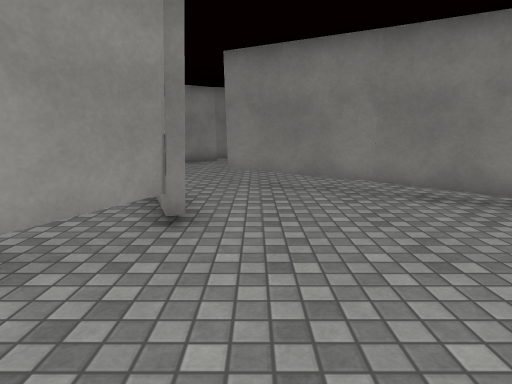
[1] (above)

24 first-person views from a walk through a 3-D level made in the Unity game engine. The camera is 1.3 m above the floor, tilts 10° down and sees 75° across. The floor is counted in squares, 1 m on a side. Each view is taken from the middle of a square. On the plan, view 1 faces up. The plan holds only what a view shows up to about 14 squares ahead; the rest is blank. Some animated figures are not drawn. Surface patterns are stand-ins for the level's own textures.

[2]
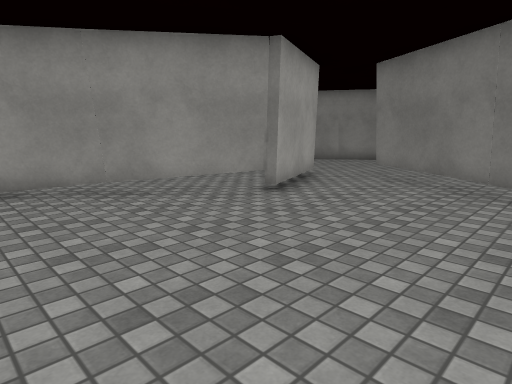

[3]
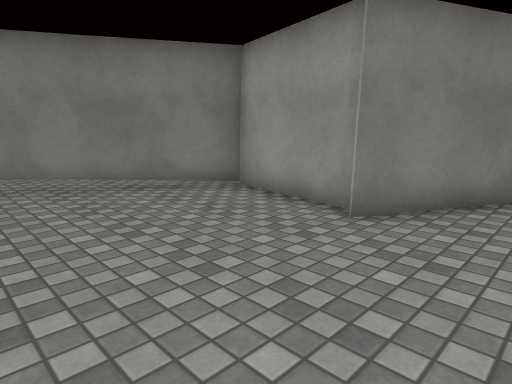

[4]
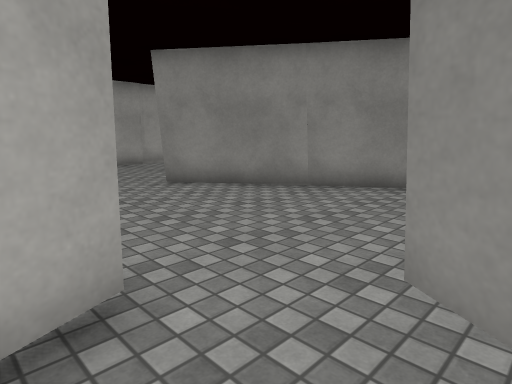

[5]
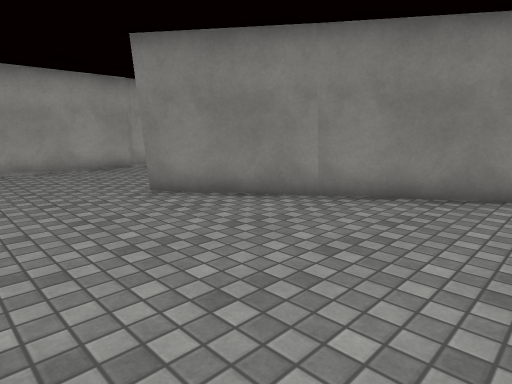

[6]
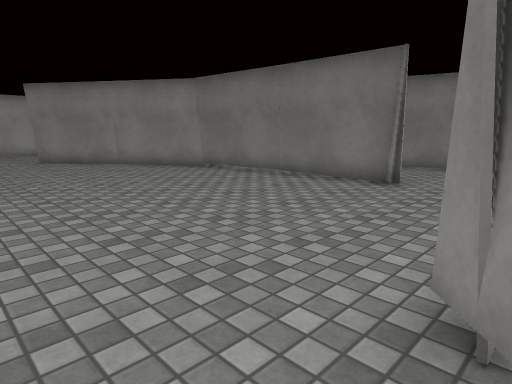

[7]
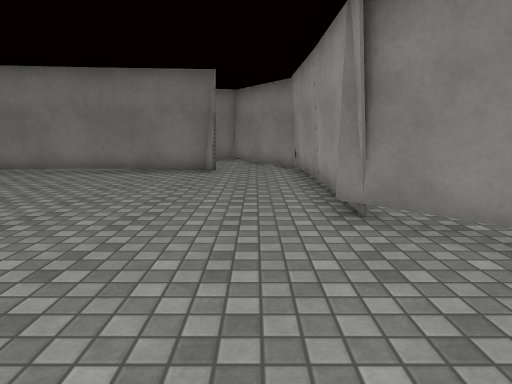

[8]
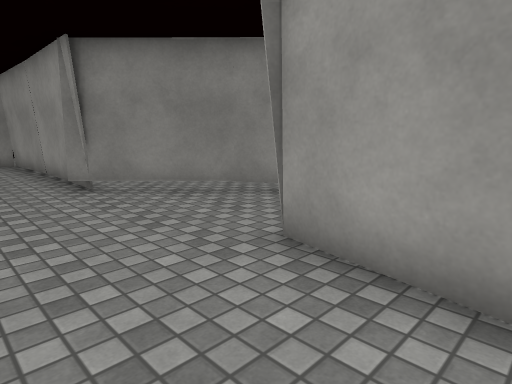

[9]
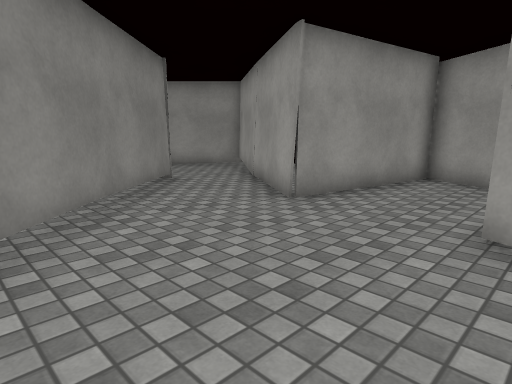

[10]
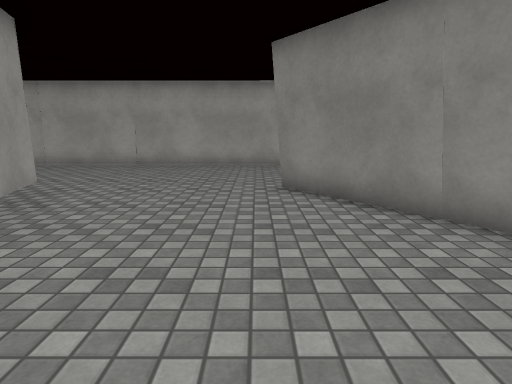

[11]
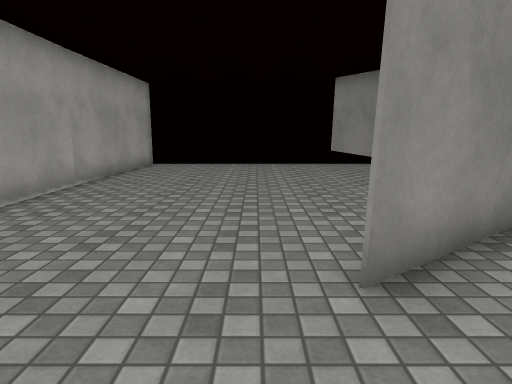

[12]
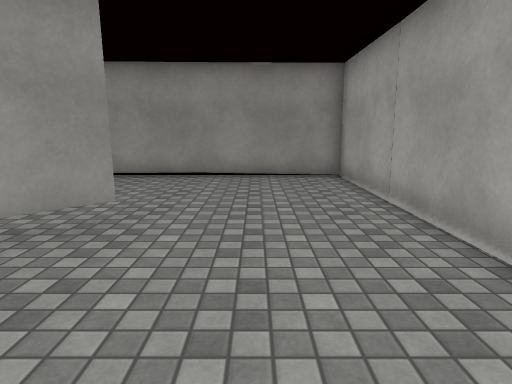

[13]
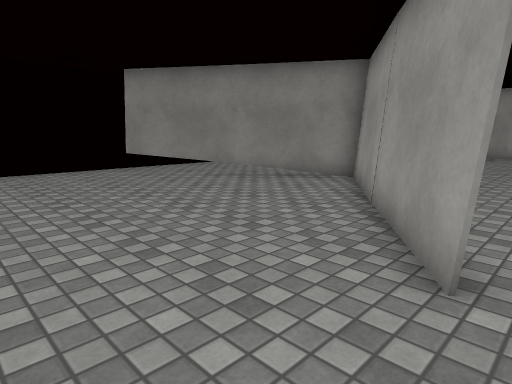

[14]
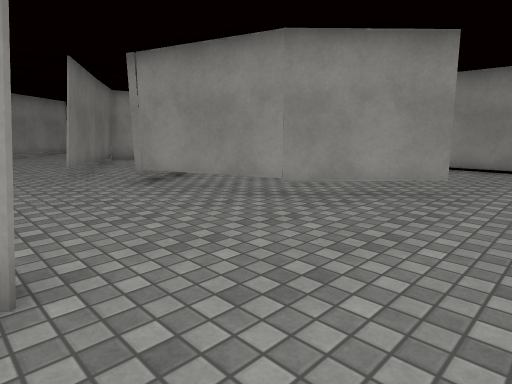

[15]
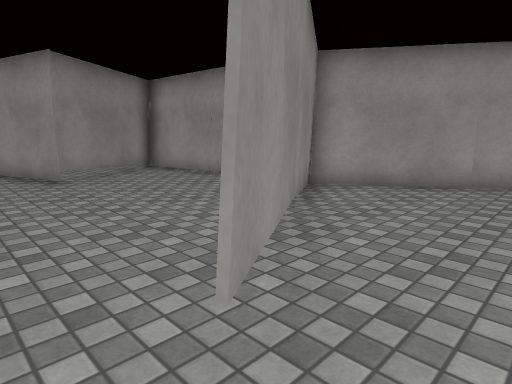

[16]
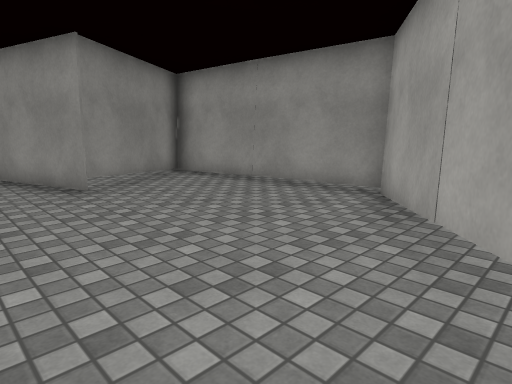

[17]
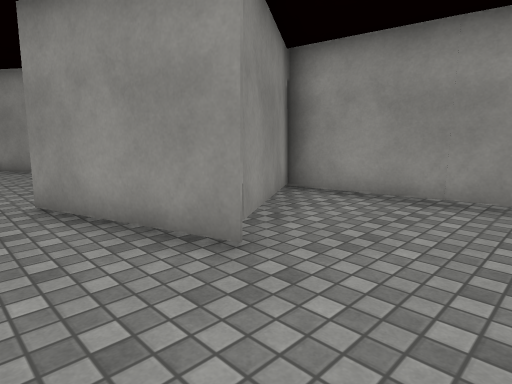

[18]
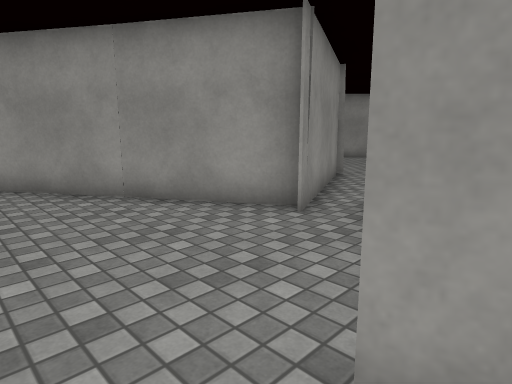

[19]
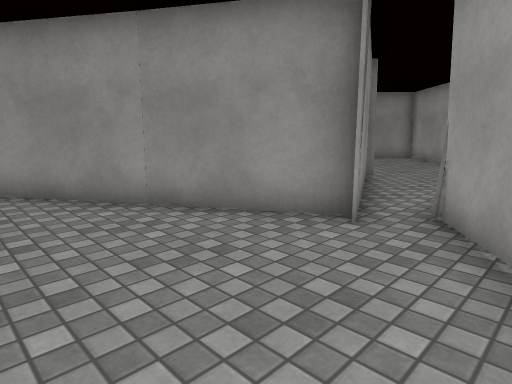

[20]
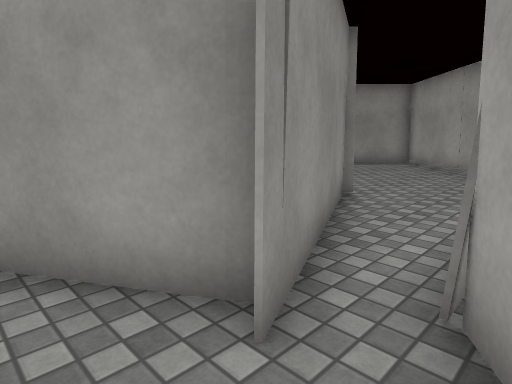

[21]
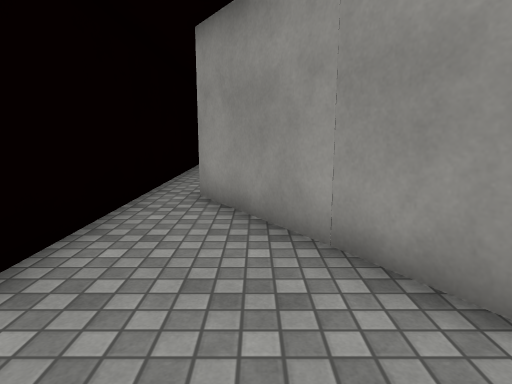

[22]
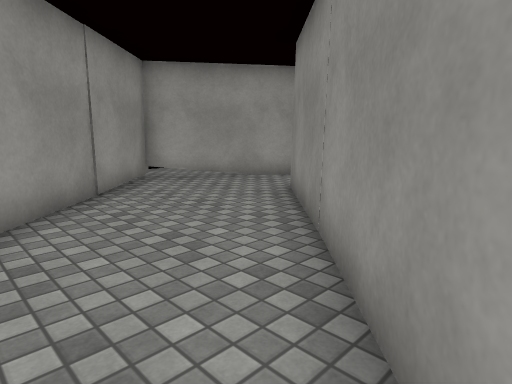

[23]
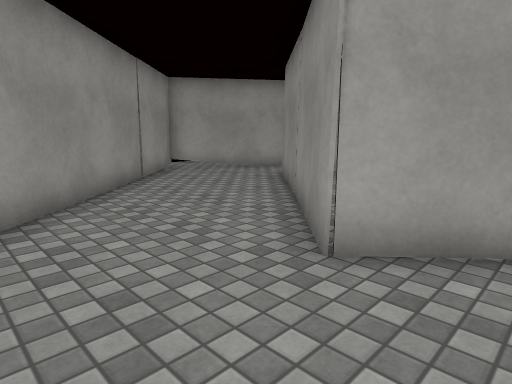

[24]
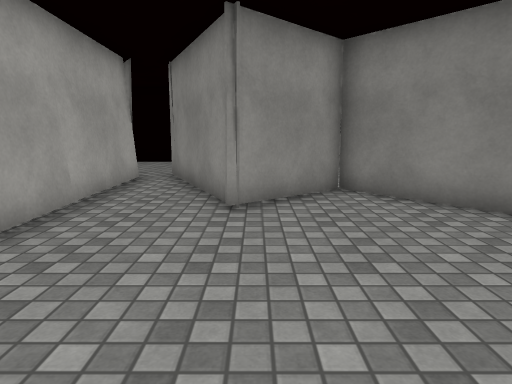

### Floor plan
Key: @ floor where view 1 was taken; # wall or solid block; . floor; T thing the floor can be seen under or through.
Columns run from 14 left of view 1 to 22 right of it. Each row starts with its distance up from view 1.
 24          #
 23 #.............. ... .............
 22 #.......T....................##.
 21 #.......TT.......#####.....###
 20 #........TT......#...#....##
 19 #.........T......##..######
 18 #.........TT......##..###
 17 #..........TT......#...##
 16 #...........########...###
 15 #.........###..........#.# ...
 14 #........##............#.##....
 13 #......###.............#.......
 12 #.....##...............#......  ... .
 11 #......................#......  ....
 10 #......................#.....   .....
  9 #.............T..............  ......
  8 #......... TT.TTT....................
  7 #.......TTT.T...TTT.................
  6 #...........T.....TT................
  5 #........... T.....T...............
  4 #...........T......T...###........
  3 #....... ..TT......#...# ###.....
  2 #......  .TT.......#...#   ##...
  1 #......  .T........#####   .##.
  0 #....... TT...@......##    ...
 -1 ########      .....

Positions as (right, up) in squares from view 1, and headings:
1: (0, 0), facing up
2: (4, -1), facing up-left
3: (0, -1), facing up-right
4: (0, 7), facing up-left
5: (-1, 8), facing up-left
6: (9, 8), facing up-left
7: (7, 5), facing up
8: (6, 2), facing up-right
9: (5, 10), facing down-right
10: (0, 11), facing left
11: (-9, 9), facing up
12: (-11, 9), facing down
13: (-11, 11), facing up-right
14: (-11, 12), facing down-right
15: (-7, 23), facing down-right
16: (-5, 23), facing down-right
17: (0, 23), facing down-right
18: (6, 23), facing down-right
19: (7, 23), facing down-right
20: (8, 20), facing down-right
21: (9, 21), facing right
22: (20, 10), facing down-left
23: (22, 12), facing down-left
24: (12, 8), facing up
